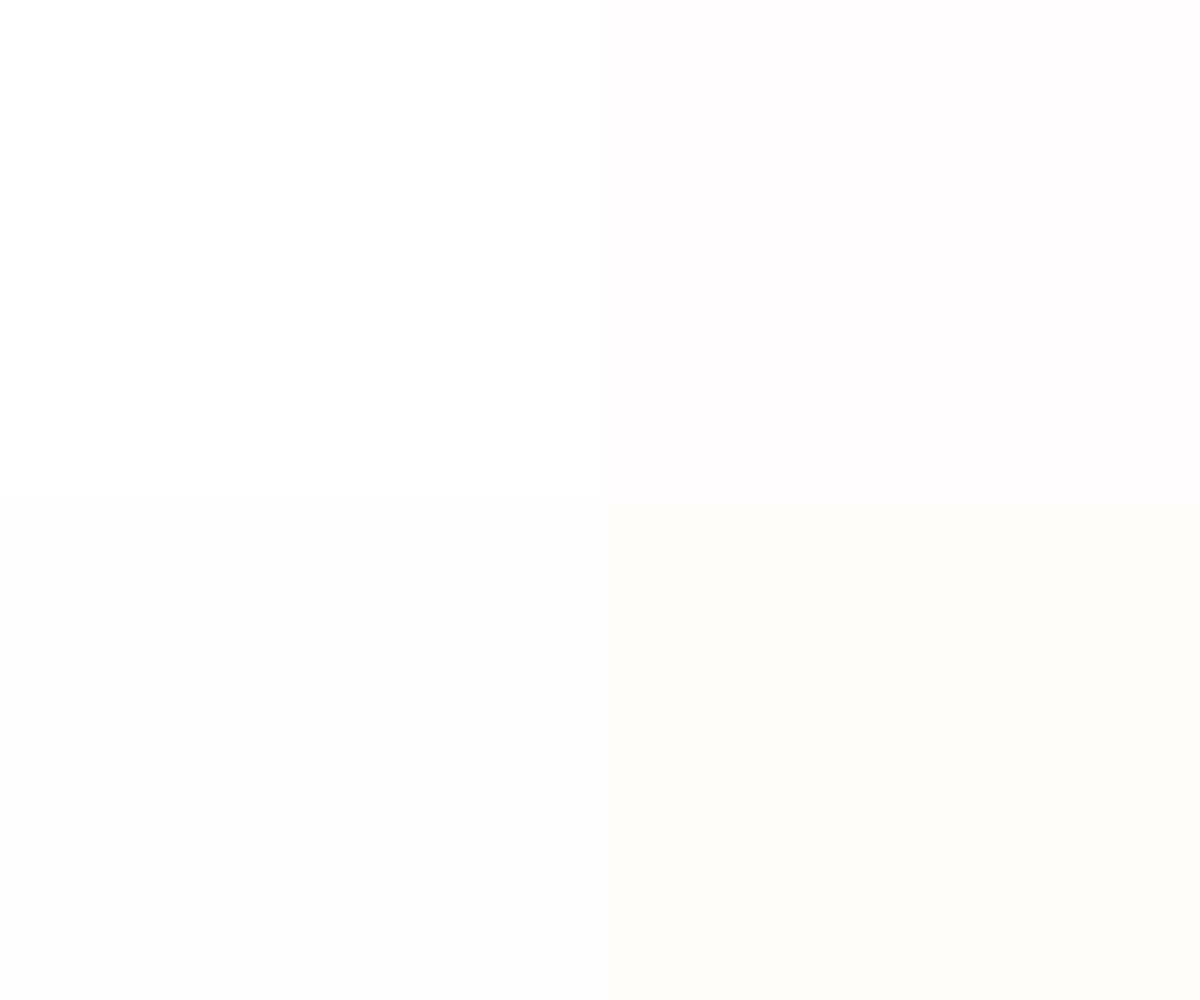
Frame 1 (no input)
Frame 60 (no input): identical to frame 1, image omitted
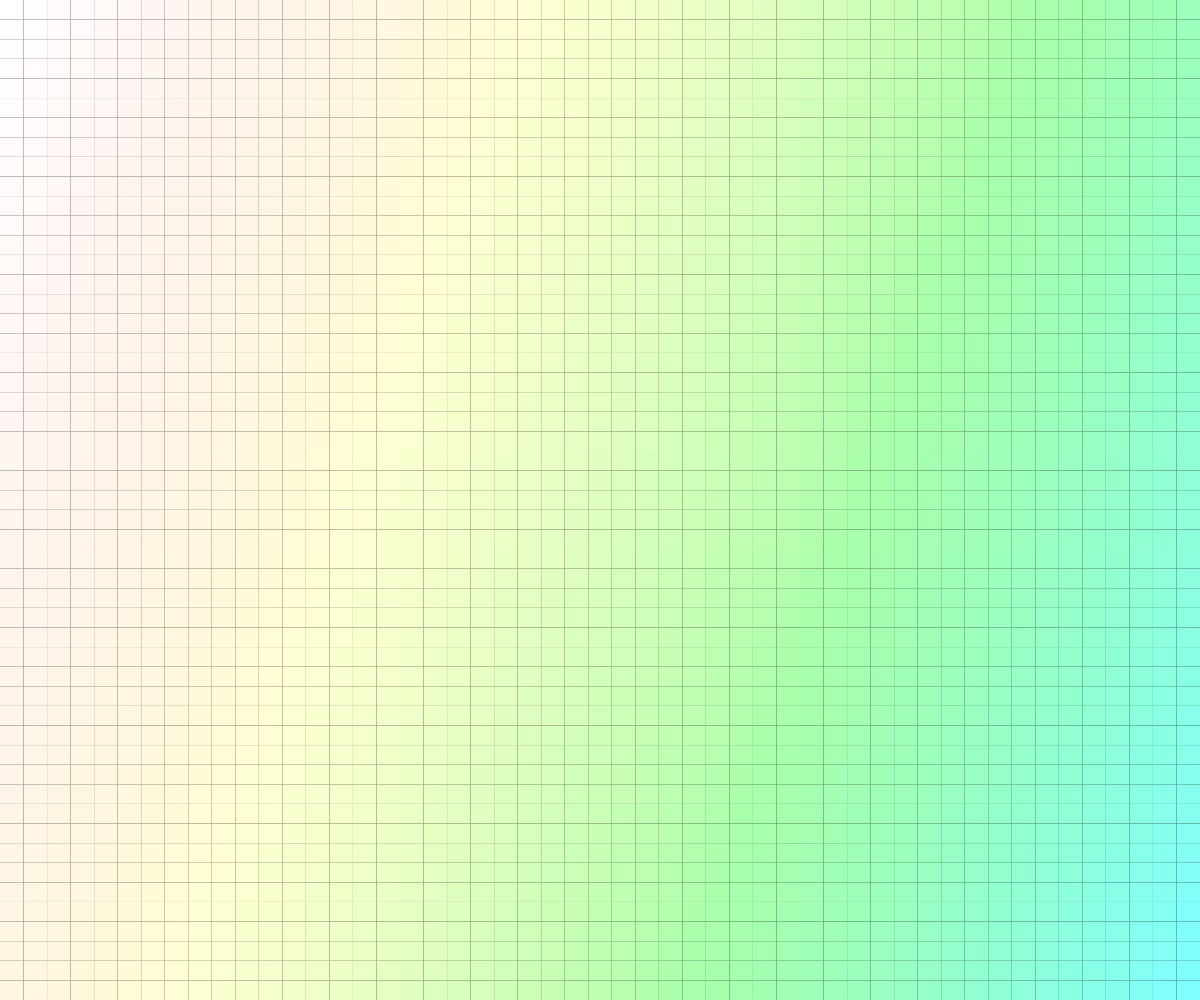
Frame 120 (the mouse pressed at the canvas centre since frame 60)

The p5.js sketch that drew these frames (run headless with seeded random() and noise() and a simulated clock; from frame 60 on, the mouse is pressed at the canvas centre):

// p5.js sketch
// ── sketch.js
function setup() {
  createCanvas(windowWidth,windowHeight);
}

function draw() {
  background(0);
  colorMode(HSB, 100,100,100);
  

  var tileCountY = map(mouseY, 0,height,2,100);
  var tileCountX = map(mouseX, 0, width, 2, 100);
  var tileWidth = width / tileCountX;
  var tileHeight = height / tileCountY;
  var lerpedCol;
  
  for(var y=0; y < tileCountY; y++){
    for(var x=0; x < tileCountX; x++){
      lerpedCol = lerpColor(color(x,x,100),color(y,y,100), 0.23 );
      var posX = tileWidth * x;
      var posY = tileHeight * y;
      noStroke();
      fill(lerpedCol);
      rect(posX,posY, tileWidth,tileHeight);
    }
  }
}
